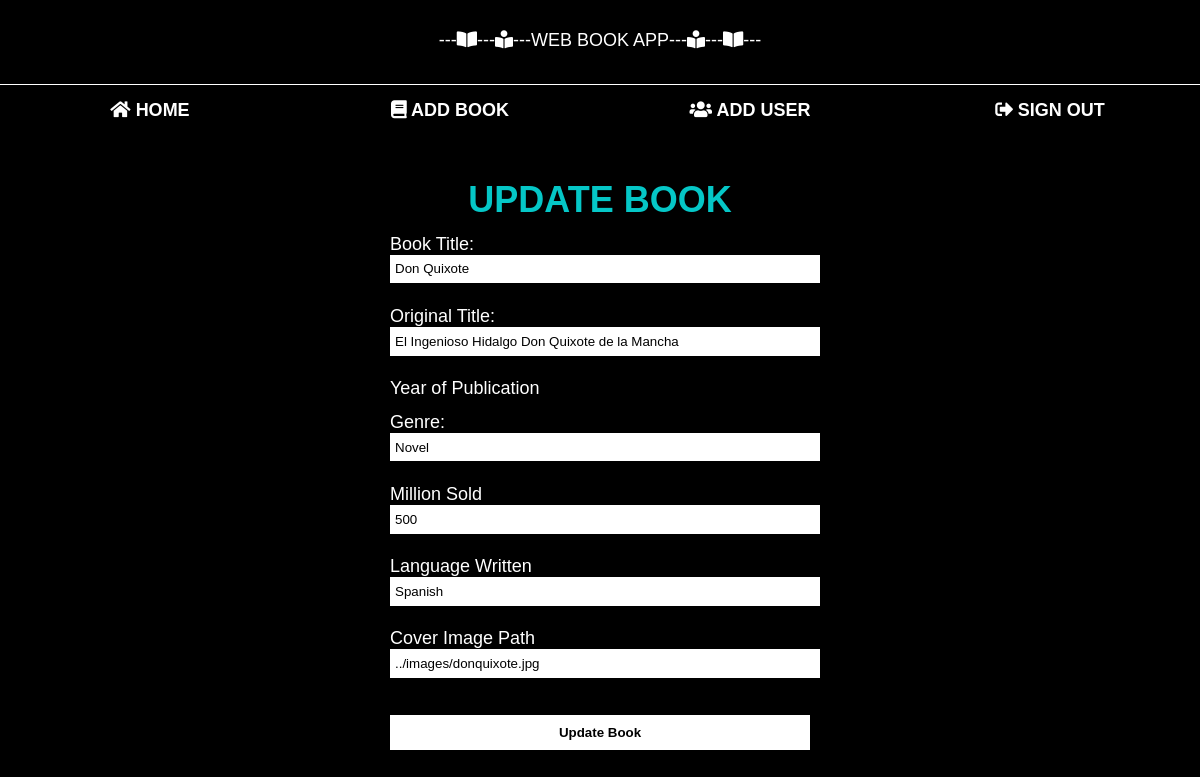
Page /View/Pages/updatepage.php?id=1 (signed in) on the committed database.
### tables this page shows
CREATE TABLE `book` (
  `BookID` int(10) UNSIGNED NOT NULL,
  `BookTitle` varchar(255) NOT NULL,
  `OriginalTitle` varchar(255) DEFAULT NULL,
  `YearofPublication` int(4) NOT NULL DEFAULT '0',
  `Genre` varchar(30) NOT NULL,
  `MillionsSold` int(10) UNSIGNED NOT NULL,
  `LanguageWritten` varchar(30) NOT NULL,
  `AuthorID` int(10) UNSIGNED NOT NULL,
  `coverImagePath` varchar(200) NOT NULL
);

### view/pages/updatepage.php (the view, shortened to what this page needs)
<!DOCTYPE html>
<html lang="en">
<head>
<link href="../css/style.css" rel="stylesheet">
<link rel="stylesheet" href="https://use.fontawesome.com/releases/v5.5.0/css/all.css"
integrity="sha384-B4dIYHKNBt8Bc12p+WXckhzcICo0wtJAoU8YZTY5qE0Id1GSseTk6S+L3BlXeVIU">
</head>
<body>
<header class="nav">
---<i class="fas fa-book-open "></i>---<i class="fas fa-book-reader"></i>---WEB BOOK APP---<i
class="fas fa-book-reader"></i>---<i class="fas fa-book-open"></i>---</header>
<nav class="nav">
<ul>
<li class="menuItem"><a href="library.php"><i class="fas fa-home"></i> HOME </i></a></li>
<li class="menuItem"><a href="addbook.php"><i class="fas fa-book"></i> ADD BOOK</a> </li>
<?php if(isset($_SESSION['login'])){
    if($_SESSION['accessRights'] == 'admin'){
        echo '<li class="menuItem"><a href="registration.php"><i class="fas fa-users"></i> ADD USER </a></li>';
    } else {
        echo '<li class="menuItem"><a href="staff.php"><i class="fas fa-envelope"></i> Enquiries</a></li>';
    }
}
?>
<li class="menuItem"><a href="../../controller/logoutAdmin.php"><i class="fas fa-sign-out-alt"></i> SIGN OUT
</a></li>
</ul>
</nav>
<article>
<?php
require ("../../Model/db.php");
$sth = $conn->prepare('SELECT BookTitle, OriginalTitle,YearofPublication, Genre, MillionsSold, LanguageWritten, CoverImagePath, bookID FROM book  WHERE bookID = ' . $_GET['id']);
$sth->execute();
$row = $sth-> fetch();
?>
<form action="../../controller/editbook.php" method="post">
<fieldset>
<h1>UPDATE BOOK</h1>
<div class="container" style="">
<label>Book Title:</label>
<input type="text" name='booktitle' value="<?php echo $row["BookTitle"];?>" required>
<label>Original Title:</label>
<input type="text" name='originaltitle' value="<?php echo $row['OriginalTitle'];?>" required>
<label>Year of Publication</label>
<label>Genre:</label>
<input type="text" name='genre' value="<?php echo $row['Genre'];?>" required>
<label>Million Sold</label>
<input type="text" name='millionsold' value="<?php echo $row['MillionsSold'];?>" required>
<label>Language Written </label>
<input type="text" name='languagewritten' value="<?php echo $row['LanguageWritten'];?>" required>
<label>Cover Image Path</label>
<input type="text" name='coverimagepath' value="<?php echo $row['CoverImagePath'];?>" required>
<input id="btnaddbook" value="Update Book" type="submit">
</div>
</fieldset>
</body>
</html>

### view/css/style.css (style rules this page uses)
* { border:0; margin:0;padding:0; }
body { background-color:black; width:100%; }
h1, h2 { width: 100%; text-align: center; font-size: 3vw; }
html { font-family:'Lucida Sans', 'Lucida Sans Regular', 'Lucida Grande', 'Lucida Sans Unicode', Geneva, Verdana, sans-serif, 'Gill Sans MT', Calibri, 'Trebuchet MS', sans-serif; font-size:18px; }
header { padding-top:30px; border-bottom: white 1px solid; }
.nav { color: white; width:100%; height:3em; order: 2; background-color:black; text-align: center; }
.menuItem { display:flex; align-items:center; justify-content:space-around; width:25%; height:3em; float:left; background-color:rgba(0,0,0,1.00); color:#FFF; }
a:link, a:active, a:visited { text-decoration: none; }
.menuItem a { width:100%; height:100%; padding-top:30px; text-align: center; font-weight: bold; color:white; }
form { width:100%; color:white; padding-top:20px; }
form label { font-size: 1.5vw; }
input { height:1.4em; padding: 5px; }
label { text-align: left; width: 98%; display: block; margin-top:0.7em; }
fieldset { width:35%; margin-bottom: 10px; display: block; margin-top: 20px; margin: 0 auto; padding-top:20px; }
fieldset h1 { color:rgb(5, 199, 199); }
fieldset input { width:100%; margin-bottom: 10px; }
#btnaddbook { margin-top:2em; background:white; color:black; font-weight: 700; height: 35px; cursor: pointer; }
ul { margin: 0; padding:0; border:0; text-decoration-style: none; }
li { margin: 0; padding:0; border:0; text-decoration-style: none; }

### rows in the picture
book: booktitle "Don Quixote", originaltitle "El Ingenioso Hidalgo Don Quixote de la Mancha", genre "Novel", millionsold "500", languagewritten "Spanish", coverimagepath "../images/donquixote.jpg"
